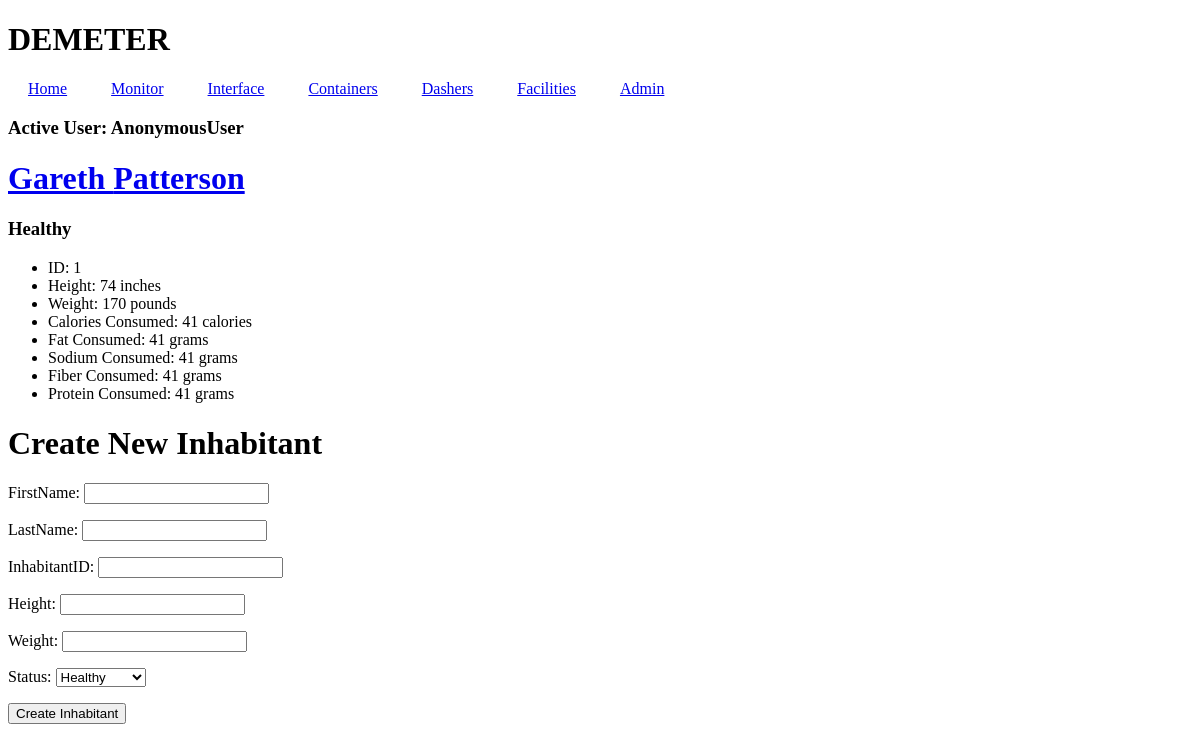
/monitor/, run on an earlier commit of the app's database.
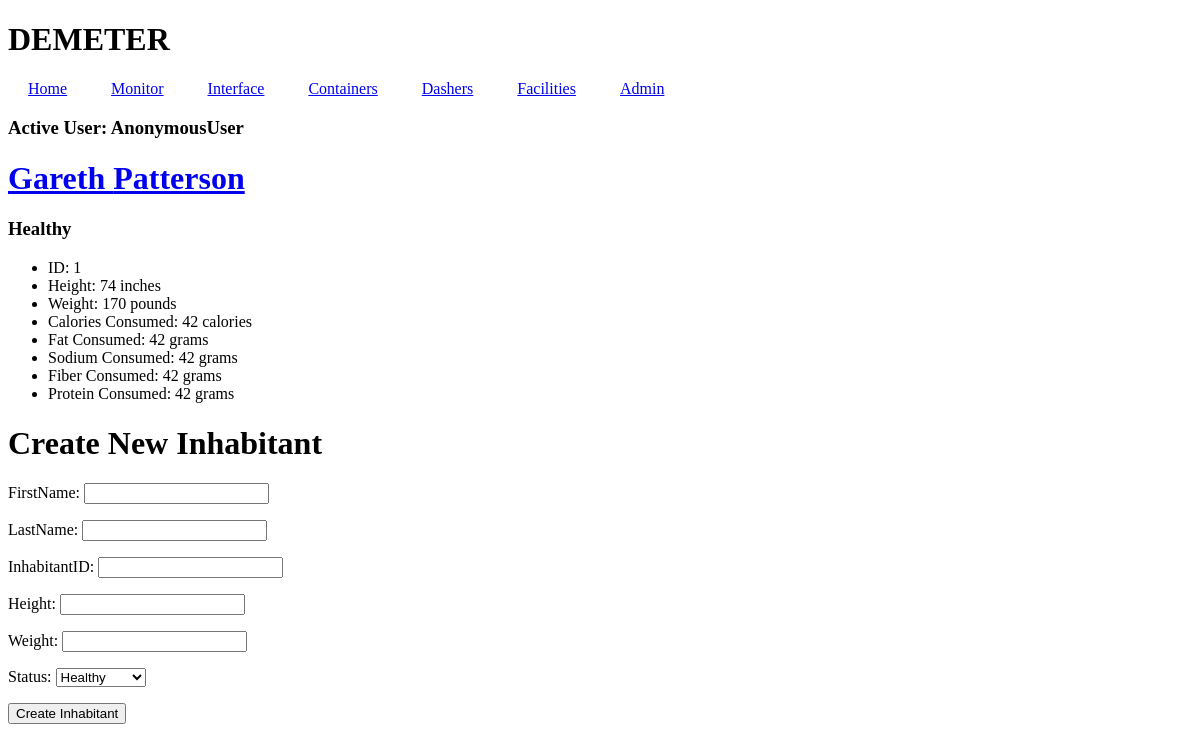
And on a later commit of the database.
### inhabitant/models.py (models this page shows, shortened)
class DailyNutrition(models.Model):
    dailyNutrition = models.UUIDField(default=uuid.uuid4, editable=True, unique=True)
    inhabitant = models.ForeignKey(Inhabitant, on_delete=models.CASCADE, related_name="Nutrition")
    dateStamp = models.DateField(default=datetime.today)
    timeStamp = models.DateTimeField(default=datetime.now)
    foodEaten = models.TextField(null=True)
    caloriesConsumed = models.IntegerField(default=0, blank=False, null=False, validators=[MinValueValidator(0)])
    fatConsumed = models.IntegerField(default=0, blank=False, null=False, validators=[MinValueValidator(0)])
    sodiumConsumed = models.IntegerField(default=0, blank=False, null=False, validators=[MinValueValidator(0)])
    fiberConsumed = models.IntegerField(default=0, blank=False, null=False, validators=[MinValueValidator(0)])
    proteinConsumed = models.IntegerField(default=0, blank=False, null=False, validators=[MinValueValidator(0)])

class Inhabitant(models.Model):
    STATUS = [
    ("Healthy", "Healthy"),
    ("Sick", "Sick"),
    ("Recovering","Recovering"),
    ("Injured","Injured"),
    ("Deceased","Deceased"),
    ]
    firstName = models.CharField(max_length=64)
    lastName = models.CharField(max_length=64)
    inhabitantID = models.CharField(max_length=64,primary_key=True)
    height =models.IntegerField(blank=False)
    weight = models.IntegerField(blank=False)
    status = models.CharField(max_length=64,default="Healthy",choices=STATUS)
    isVegetarian = models.BooleanField(default=False)
    allergyGluten = models.BooleanField(default=False)
    allergyDairy = models.BooleanField(default=False)

### inhabitant/views.py (the view)
# urls.py: path("monitor/",views.healthMonitor,name="monitor"),
def healthMonitor(request):
    nutrition = DailyNutrition.objects.all()
    inhabitants = Inhabitant.objects.all()
    typeRation = TypeRation.objects.all()
    if request.method == 'POST':
        form = InhabitantForm(request.POST)
        if form.is_valid():
            inhabModel = form.save()
            dn = DailyNutrition.objects.create(
                inhabitant=inhabModel,
            )
    else:
        form = InhabitantForm()
    context ={
        "inhabitant": inhabitants,
        "nutrition": nutrition,
        "form":form,
    }
    return render(request, "inhabitant/monitor.html",context)

### inhabitant/forms.py
class InhabitantForm(forms.ModelForm):
    class Meta:
        model = Inhabitant
        fields = [
            "firstName",
            "lastName",
            "inhabitantID",
            "height",
            "weight",
            "status",
            ]

### inhabitant/templates/inhabitant/monitor.html (shortened to what this page needs)
{% extends 'inhabitant/base.html' %}
{% block body%}
{% for person in nutrition %}
<div>
<h1><a href="{% url 'inhabdash' inhabitantID=person.inhabitant.inhabitantID %}">{{ person.inhabitant.firstName }} {{ person.inhabitant.lastName }}</a></h1>
<h3>{{ person.inhabitant.status }}</h3>
    <ul>
        <li>ID: {{ person.inhabitant.inhabitantID }}</li>
        <li>Height: {{ person.inhabitant.height }} inches</li>
        <li>Weight: {{ person.inhabitant.weight }} pounds</li>
        <li>Calories Consumed: {{ person.caloriesConsumed }} calories</li>
        <li>Fat Consumed: {{ person.fatConsumed }} grams</li>
        <li>Sodium Consumed: {{ person.sodiumConsumed }} grams</li>
        <li>Fiber Consumed: {{ person.fiberConsumed }} grams</li>
        <li>Protein Consumed: {{ person.proteinConsumed }} grams</li>
    </ul>
</div>
{% endfor %}
<h1>Create New Inhabitant</h1>
<form action="" method="post">
    {{ form.as_p }}
    <button type="submit">Create Inhabitant</button>
</form>
{% endblock body %}

What changed in the data, as far as the page shows it:
changed DailyNutrition "Gareth": caloriesConsumed "41" → "42"; fatConsumed "41" → "42"; sodiumConsumed "41" → "42"; fiberConsumed "41" → "42"; proteinConsumed "41" → "42"
